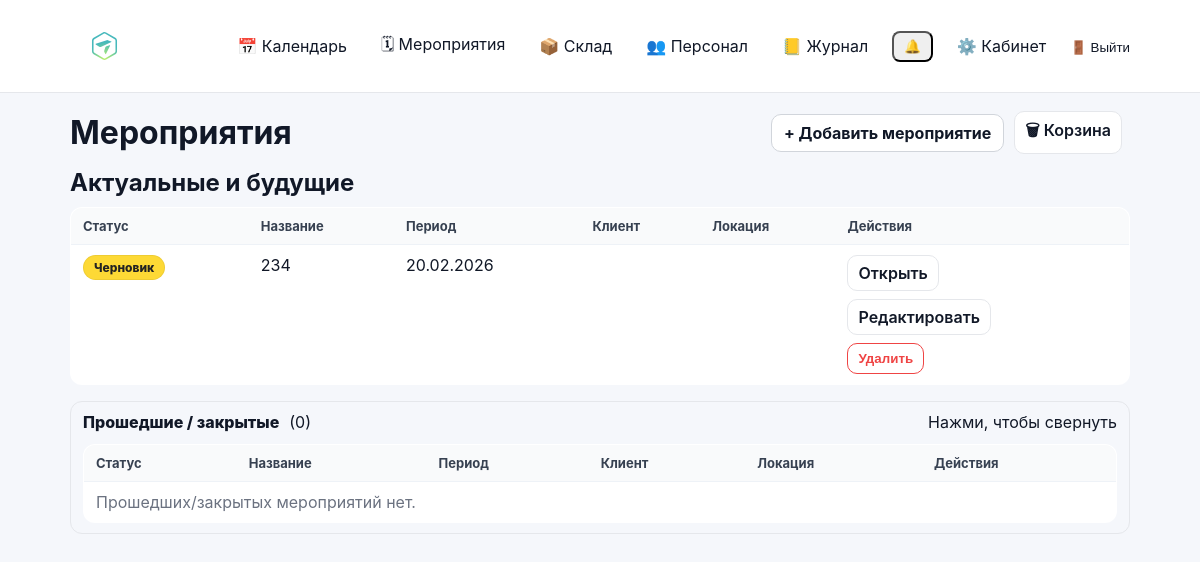
/events/ (signed in), run on the app's committed database.
### events/models.py (models this page shows, shortened)
class Event(models.Model):
    class Meta:
        permissions = [
            ("edit_event_card", "Can edit event card (dates/status/etc)"),
            ("edit_event_equipment", "Can edit event equipment (own/rented)"),
        ]
    STATUS_DRAFT = "draft"
    STATUS_CONFIRMED = "confirmed"
    STATUS_CANCELLED = "cancelled"
    STATUS_CLOSED = "closed"
    STATUS_CHOICES = (
        (STATUS_DRAFT, "Черновик"),
        (STATUS_CONFIRMED, "Подтверждено"),
        (STATUS_CANCELLED, "Отменено"),
        (STATUS_CLOSED, "Закрыто"),
    )
    name = models.CharField(max_length=200)
    start_date = models.DateField()
    end_date = models.DateField(blank=True, null=True)
    client = models.CharField(max_length=200, blank=True)
    location = models.CharField(max_length=200, blank=True)
    responsible = models.ForeignKey(
        User,
        on_delete=models.SET_NULL,
        null=True,
        related_name="events",
    )
    s_engineer = models.ForeignKey(
        User,
        on_delete=models.SET_NULL,
        null=True,
        blank=True,
        related_name="senior_events",
    )
    engineers = models.ManyToManyField(
        User,
        blank=True,
        related_name="engineer_events",
    )
    notes = models.TextField(blank=True, default="")
    is_deleted = models.BooleanField(default=False)
    deleted_at = models.DateTimeField(null=True, blank=True)
    status = models.CharField(
        max_length=20,
        choices=STATUS_CHOICES,
        default=STATUS_DRAFT,
    )
    created_at = models.DateTimeField(auto_now_add=True)

### events/views.py (the view)
# urls.py: path("events/", views.event_list_view, name="event_list"),
@login_required
def event_list_view(request: HttpRequest) -> HttpResponse:
    today = timezone.localdate()
    qs = (
        Event.objects.filter(is_deleted=False)
        .select_related("responsible", "s_engineer")
        .prefetch_related("engineers", "role_slots__role", "role_slots__users")
    )
    can_view_all = _can_view_all_events(request.user)
    if not can_view_all:
        qs = qs.filter(_participation_q(request.user)).distinct()
    past_q = (
        Q(status__in=[Event.STATUS_CLOSED, Event.STATUS_CANCELLED])
        | Q(end_date__lt=today)
        | (Q(end_date__isnull=True) & Q(start_date__lt=today))
    )
    past_events = qs.filter(past_q).distinct().order_by("-start_date", "-id")
    upcoming_events = qs.exclude(past_q).distinct().order_by("start_date", "id")
    return render(
        request,
        "events/event_list.html",
        {
            "upcoming_events": upcoming_events,
            "past_events": past_events,
            "past_count": past_events.count(),
            "can_create_event": can_edit_event_card(request.user),
            "can_delete": can_edit_event_card(request.user),
            "can_edit": can_edit_event_card(request.user),
            "can_view_all_events": can_view_all,
        },
    )

### accounts/context_processors.py (called while the page is built)
def authz_flags(request):
    user = getattr(request, "user", None)
    return {
        "can_manage_staff": can_manage_staff(user),
        "can_edit_event_card": can_edit_event_card(user),
        "can_edit_event_equipment": can_edit_event_equipment(user),
        "can_edit_inventory": can_edit_inventory(user),
        "can_view_stock": can_view_stock(user),
    }

### accounts/permissions.py (called while the page is built)
def _ok(user) -> bool:
    return bool(user and user.is_authenticated)

def is_super(user) -> bool:
    return bool(_ok(user) and getattr(user, "is_superuser", False))

def can_manage_staff(user) -> bool:
    return is_super(user) or (_ok(user) and user.has_perm("accounts.manage_staff"))

def can_edit_inventory(user) -> bool:
    return is_super(user) or (_ok(user) and user.has_perm("inventory.manage_inventory"))

def can_view_stock(user) -> bool:
    return is_super(user) or (_ok(user) and (user.has_perm("inventory.manage_inventory") or user.has_perm("events.edit_event_card")))

def can_edit_event_card(user) -> bool:
    return is_super(user) or (_ok(user) and user.has_perm("events.edit_event_card"))

def can_edit_event_equipment(user) -> bool:
    return is_super(user) or (_ok(user) and user.has_perm("events.edit_event_equipment"))

### events/views.py (called while the page is built)
def _can_view_all_events(user) -> bool:
    if not user or not user.is_authenticated:
        return False
    if getattr(user, "is_superuser", False):
        return True
    groups = set(user.groups.values_list("name", flat=True))
    return (ROLE_MANAGER in groups) or (ROLE_SENIOR_ENGINEER in groups)

### events/templates/events/event_list.html (shortened to what this page needs)
{% extends "base.html" %}
{% block content %}
<div class="toolbar">
  <h1 style="margin:0;">Мероприятия</h1>
  <div style="display:flex; gap:10px; align-items:center;">
    {% if can_create_event %}
      <a class="btn" href="{% url 'event_create' %}">+ Добавить мероприятие</a>
    {% endif %}
    {% if can_delete %}
      <a class="btn-secondary" href="{% url 'event_trash' %}">🗑 Корзина</a>
    {% endif %}
  </div>
</div>
<h2 style="margin: 14px 0 10px;">Актуальные и будущие</h2>
<table class="list-table">
  <thead>
    <tr>
      <th>Статус</th>
      <th>Название</th>
      <th>Период</th>
      <th>Клиент</th>
      <th>Локация</th>
      <th>Действия</th>
    </tr>
  </thead>
  <tbody>
    {% for e in upcoming_events %}
      <tr>
        <td>
          <span class="status-pill status-{{ e.status }}">{{ e.get_status_display }}</span>
        </td>
        <td>{{ e.name }}</td>
        <td>
          {% if e.start_date == e.end_date or not e.end_date %}
            {{ e.start_date|date:"d.m.Y" }}
          {% else %}
            {{ e.start_date|date:"d.m.Y" }} – {{ e.end_date|date:"d.m.Y" }}
          {% endif %}
        </td>
        <td>{{ e.client }}</td>
        <td>{{ e.location }}</td>
        <td>
          <div style="display:flex; flex-direction:column; gap:8px; align-items:flex-start;">
            <a class="btn-secondary" href="{% url 'event_detail' e.id %}">Открыть</a>
            {% if can_edit %}
              <a class="btn-secondary" href="{% url 'event_edit' e.id %}">Редактировать</a>
            {% endif %}
            {% if can_delete %}
              <form method="post" action="{% url 'event_delete' e.id %}"
                    onsubmit="return confirm('Удалить мероприятие «{{ e.name }}»? Оно попадёт в корзину на 30 дней.')">
                <button type="submit" class="btn-secondary" style="border-color:#ef4444; color:#ef4444;">
                  Удалить
                </button>
              </form>
            {% endif %}
          </div>
        </td>
      </tr>
    {% empty %}
      <tr>
        <td colspan="6" style="color:#6b7280;">Актуальных мероприятий нет.</td>
      </tr>
    {% endfor %}
  </tbody>
</table>
<div style="margin-top:16px;">
  <details {% if past_count == 0 %}open{% endif %} style="border:1px solid #e5e7eb; border-radius:12px; padding:10px 12px;">
    <summary style="cursor:pointer; list-style:none; display:flex; align-items:center; gap:10px;">
      <span style="font-weight:800;">Прошедшие / закрытые</span>
      <span class="muted">({{ past_count }})</span>
      <span class="muted" style="margin-left:auto;">Нажми, чтобы {% if past_count == 0 %}свернуть{% else %}развернуть{% endif %}</span>
    </summary>
    <div style="margin-top:12px;">
      <table class="list-table">
        <thead>
          <tr>
            <th>Статус</th>
            <th>Название</th>
            <th>Период</th>
            <th>Клиент</th>
            <th>Локация</th>
            <th>Действия</th>
          </tr>
        </thead>
        <tbody>
          {% for e in past_events %}
            <tr>
              <td>
                <span class="status-pill status-{{ e.status }}">{{ e.get_status_display }}</span>
              </td>
              <td>{{ e.name }}</td>
              <td>
                {% if e.start_date == e.end_date or not e.end_date %}
                  {{ e.start_date|date:"d.m.Y" }}
                {% else %}
                  {{ e.start_date|date:"d.m.Y" }} – {{ e.end_date|date:"d.m.Y" }}
                {% endif %}
              </td>
              <td>{{ e.client }}</td>
              <td>{{ e.location }}</td>
              <td>
                <div style="display:flex; flex-direction:column; gap:8px; align-items:flex-start;">
                  <a class="btn-secondary" href="{% url 'event_detail' e.id %}">Открыть</a>
                  {% if can_edit %}
                    <a class="btn-secondary" href="{% url 'event_edit' e.id %}">Редактировать</a>
                  {% endif %}
                  {% if can_delete %}
                    <form method="post" action="{% url 'event_delete' e.id %}"
                          onsubmit="return confirm('Удалить мероприятие «{{ e.name }}»? Оно попадёт в корзину на 30 дней.')">
                      {% csrf_token %}
                      <button type="submit" class="btn-secondary" style="border-color:#ef4444; color:#ef4444;">
                        Удалить
                      </button>
                    </form>
                  {% endif %}
                </div>
              </td>
            </tr>
          {% empty %}
            <tr>
              <td colspan="6" style="color:#6b7280;">Прошедших/закрытых мероприятий нет.</td>
            </tr>
          {% endfor %}
        </tbody>
      </table>
    </div>
  </details>
</div>
{% endblock %}

### static/css/base.css (style rules this page uses)
* { box-sizing: border-box; }
html, body { height: 100%; }
body { margin: 0; font-family: -apple-system, BlinkMacSystemFont, "Segoe UI", Roboto, Arial, sans-serif; background: #f5f7fb; color: #111827; }
a { color: inherit; text-decoration: none; }
.btn { display: inline-flex; align-items: center; gap: 8px; padding: 8px 12px; border-radius: 10px; border: 1px solid #d1d5db; background: #ffffff; color: #111827; font-weight: 700; cursor: pointer; text-decoration: none; transition: transform 160ms ease, box-shadow 160ms ease, background 160ms ease, border-color 160ms ease; }
.btn-secondary { display: inline-flex; align-items: center; padding: 7px 10px; border-radius: 10px; border: 1px solid #e5e7eb; background: #ffffff; color: #111827; font-weight: 600; text-decoration: none; margin-right: 8px; transition: transform 160ms ease, box-shadow 160ms ease, background 160ms ease; }
.toolbar { display: flex; align-items: center; justify-content: space-between; gap: 12px; margin-bottom: 14px; }
.status-pill { display: inline-flex; align-items: center; justify-content: center; padding: 4px 10px; border-radius: 999px; font-size: 12px; font-weight: 800; border: 1px solid rgba(0,0,0,0.06); }
.status-pill.status-draft { background: #fdd935; color: #222; }
.list-table { width: 100%; border-collapse: collapse; background: #ffffff; border: 1px solid #e5e7eb; border-radius: 12px; overflow: hidden; }
.list-table th, .list-table td { padding: 10px 12px; border-bottom: 1px solid #eef2f7; text-align: left; vertical-align: top; }
.list-table th { background: #f9fafb; font-size: 13px; color: #374151; }
.list-table tr:last-child td { border-bottom: 0; }

### static/css/calendar.css (style rules this page uses)
.status-draft { background: #ffe58a; color: #222; }

### data on the page
Event: status "Черновик", name "234", start_date "20.02.2026"

### other printed values
{{ past_count }} "0"
